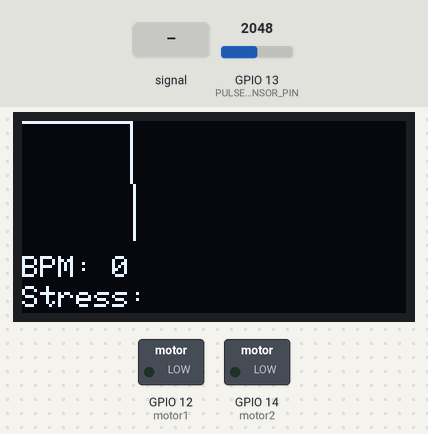
This sketch was run on a simulated ESP32. Parts: 128×64 one-colour display, switched loads named in the sketch (green lamp = pin HIGH). The inputs (shaded band) are chosen by the test bench; at power-on: GPIO 13 (PULSE_SENSOR_PIN) = 2048. Nothing arrives over Bluetooth unless stated; what the sketch prints to the serial monitor is not drawn.

Above: at 1.2 s.
1.3 s: GPIO 13 (PULSE_SENSOR_PIN) fed a 200 Hz sine of ±327 counts around its level
At 1.75 s:
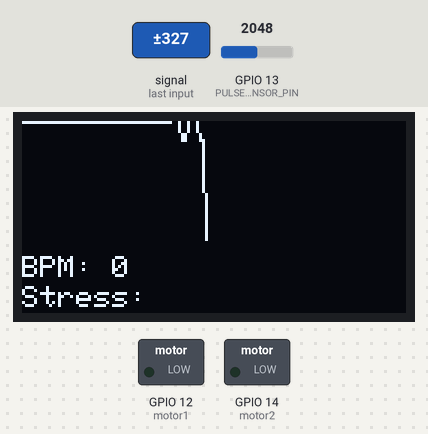
3.1 s: GPIO 13 (PULSE_SENSOR_PIN) set to 2866
At 3.3 s:
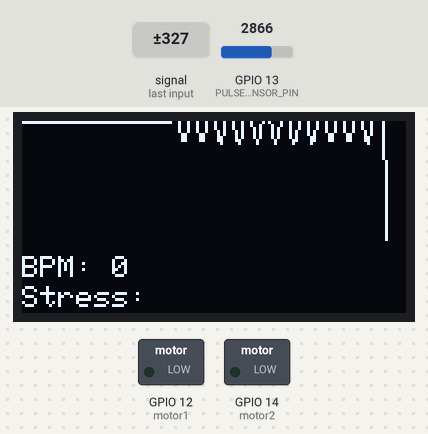
4.6 s: GPIO 13 (PULSE_SENSOR_PIN) fed a 1000 Hz sine of ±1023 counts around its level
At 5.27 s:
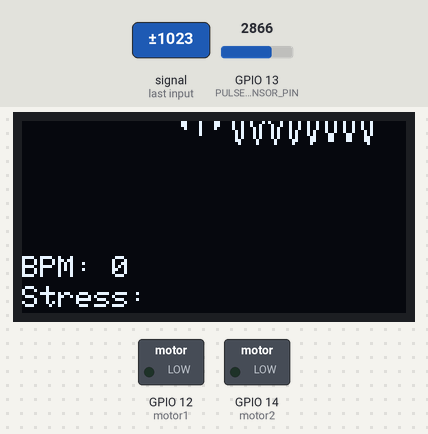
6.2 s: GPIO 13 (PULSE_SENSOR_PIN) set to 2047
At 6.56 s:
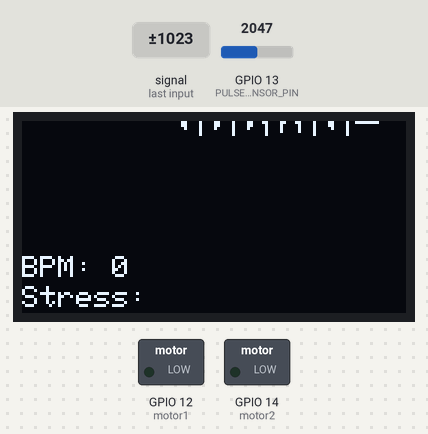
7.9 s: GPIO 13 (PULSE_SENSOR_PIN) fed a 2 Hz sine of ±1228 counts around its level
At 10.3 s:
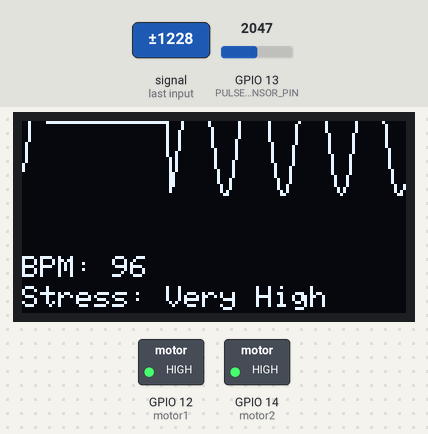
10.9 s: GPIO 13 (PULSE_SENSOR_PIN) set to 1228
At 20.7 s:
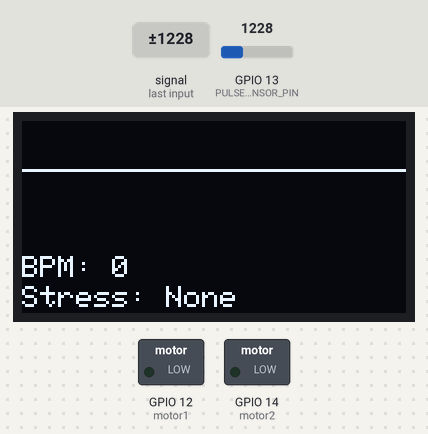
Timing chart, 0 to 21.5 s (numbered marks = the images above; inputs shaded):
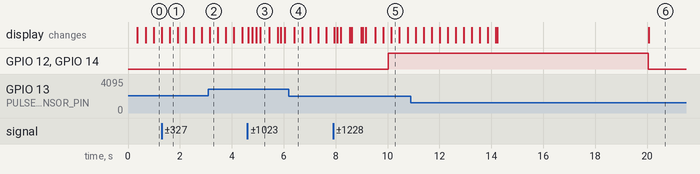

The sketch:

Prototype_Arduino.ino
```cpp
#include <Wire.h>              // Library for I2C communication
#include <Adafruit_GFX.h>      // Graphics library for OLED
#include <Adafruit_SSD1306.h>  // OLED display library
#include <math.h>              // Math library for calculations
#include <BluetoothSerial.h>   // Bluetooth serial library for ESP32
#include <esp_bt_device.h>     // ESP32 Bluetooth device library

BluetoothSerial SerialBT;  // Instantiate BluetoothSerial object

#define SCREEN_WIDTH 128  // OLED display width in pixels
#define SCREEN_HEIGHT 64  // OLED display height in pixels

#define OLED_RESET -1  // OLED reset pin (-1 if not used)
Adafruit_SSD1306 display(SCREEN_WIDTH, SCREEN_HEIGHT, &Wire, OLED_RESET);

#define UpperThreshold 560   // Upper threshold for pulse detection
#define LowerThreshold 530   // Lower threshold for pulse detection
#define PULSE_SENSOR_PIN 13  // Pin for pulse sensor

#define ECG_SAMPLE_SIZE 128  // Number of samples for ECG waveform
#define ECG_AMPLITUDE 20     // Amplitude for ECG waveform

#define motor1 12  // Vibration motor #1 pin
#define motor2 14  // Vibration motor #2 pin

unsigned long lastBeatTime = 0;       // Time of last heartbeat detected
unsigned long intervalStartTime = 0;  // Start time of the interval
int bpm = 0;                          // Beats per minute
int ecgWaveform[ECG_SAMPLE_SIZE];     // Array to store ECG waveform data
int ecgIndex = 0;                     // Index for ECG waveform array
int pulseCount = 0;                   // Pulse count in current interval
int interval = 10000;                 // Interval time in milliseconds (10 sec)
float decayRate = 0.9;                // Decay rate for BPM if no pulse detected

float sdnn = 0.0;         // Standard deviation of NN intervals
float rmssd = 0.0;        // Root mean square of successive differences
String stressLevel = "";  // Stress level

unsigned long nnIntervals[ECG_SAMPLE_SIZE];  // Array to store NN intervals
int nnIndex = 0;                             // Index for NN intervals array

unsigned long lastTransmissionTime = 0;           // Last Bluetooth transmission time
const unsigned long transmissionInterval = 5000;  // Interval for Bluetooth transmission

void setup() {
  Serial.begin(115200);  // Start serial communication

  // Initialize Bluetooth with the device name "ESP32_BPM"
  SerialBT.begin("ESP32_BPM");

  // Initialize OLED display
  if (!display.begin(SSD1306_SWITCHCAPVCC, 0x3C)) {
    Serial.println(F("SSD1306 allocation failed"));
    for (;;)
      ;  // Loop forever if OLED initialization fails
  }
  display.clearDisplay();
  display.setTextSize(1);
  display.setTextColor(SSD1306_WHITE);

  pinMode(motor1, OUTPUT);  // Set motor1 pin as output
  pinMode(motor2, OUTPUT);  // Set motor2 pin as output
}

void loop() {
  unsigned long currentMillis = millis();  // Current time in milliseconds

  int pulseValue = analogRead(PULSE_SENSOR_PIN);  // Read pulse sensor value
  Serial.println(pulseValue);                     // Print pulse value for debugging

  // Update ECG waveform array with new sample
  ecgWaveform[ecgIndex] = map(pulseValue, 0, 1023, 0, ECG_AMPLITUDE);
  ecgIndex = (ecgIndex + 1) % ECG_SAMPLE_SIZE;  // Loop back to start of array

  // Detect pulse
  if (pulseValue > UpperThreshold && (currentMillis - lastBeatTime) > 600) {
    unsigned long nnInterval = currentMillis - lastBeatTime;
    lastBeatTime = currentMillis;

    nnIntervals[nnIndex] = nnInterval;          // Store NN interval
    nnIndex = (nnIndex + 1) % ECG_SAMPLE_SIZE;  // Loop back to start of array
    pulseCount++;
  }

  // Check if the interval has passed
  if (currentMillis - intervalStartTime >= interval) {
    intervalStartTime = currentMillis;  // Reset interval start time
    if (pulseCount > 0) {
      bpm = (pulseCount * 60) / (interval / 1000);  // Calculate BPM
    } else {
      bpm *= decayRate;      // Decay BPM if no pulse detected
      if (bpm < 1) bpm = 0;  // Ensure BPM doesn't go below 0
    }

    computeHRV();                                  // Compute HRV metrics
    Serial.println("SDNN: " + String(sdnn));    // Print SDNN with 3 decimal places
    Serial.println("RMSSD: " + String(rmssd));  // Print RMSSD with 3 decimal places

    // Determine stress level based on HRV metrics
    if (bpm > 0) {
      if (bpm > 90 && sdnn < 50 && rmssd < 30) {
        stressLevel = "Very High";
      } else if (bpm > 80 && sdnn >= 50 && sdnn <= 100 && rmssd >= 30 && rmssd <= 70) {
        stressLevel = "High";
      } else if (bpm > 70 && sdnn > 100 && rmssd > 70) {
        stressLevel = "Moderate";
      } else {
        stressLevel = "Low";
      }
    } else {
      stressLevel = "None";
    }

    // Check for flatline or minimal spikes in ECG waveform
    bool minimalVariation = true;
    for (int i = 1; i < ECG_SAMPLE_SIZE; i++) {
      if (abs(ecgWaveform[i] - ecgWaveform[i - 1]) > 1) {  // Allow minimal variation
        minimalVariation = false;
        break;
      }
    }
    if (minimalVariation) {
      bpm = 0;
      stressLevel = "None";
    }

    pulseCount = 0;  // Reset pulse count for the next interval
  }

  // Control vibration motors based on stress level
  controlVibeMotors(stressLevel);

  // Display ECG waveform and BPM on OLED
  updateDisplay();

  // Check if it's time to send data over Bluetooth
  if (currentMillis - lastTransmissionTime >= transmissionInterval) {
    lastTransmissionTime = currentMillis;  // Update last transmission time
    sendBluetoothData();                   // Send data over Bluetooth
  }
}

void computeHRV() {
  if (nnIndex < 2) {  // If not enough NN intervals
    sdnn = 0;
    rmssd = 0;
    return;
  }

  float sumNN = 0.0;
  float sumSquareDiff = 0.0;

  // Calculate mean of NN intervals
  for (int i = 0; i < nnIndex; i++) {
    sumNN += nnIntervals[i];
  }

  float meanNN = sumNN / nnIndex;

  // Calculate SDNN
  for (int i = 0; i < nnIndex; i++) {
    sumSquareDiff += pow(nnIntervals[i] - meanNN, 2);
  }

  sdnn = sqrt(sumSquareDiff / (nnIndex - 1));  // Standard deviation (corrected for population)

  // Calculate RMSSD
  float sumSquareDiffSuccessive = 0.0;
  for (int i = 1; i < nnIndex; i++) {
    sumSquareDiffSuccessive += pow(nnIntervals[i] - nnIntervals[i - 1], 2);
  }

  // Truncate RMSSD to three digits
  rmssd = int(sqrt(sumSquareDiffSuccessive / (nnIndex - 1))) % 1000;
}


void controlVibeMotors(String stressLevel) {
  if (stressLevel == "Very High") {
    digitalWrite(motor1, HIGH);  // Turn on both motors for very high stress
    digitalWrite(motor2, HIGH);
  } else if (stressLevel == "High") {
    digitalWrite(motor1, HIGH);  // Turn on only motor1 for high stress
    digitalWrite(motor2, LOW);
  } else {
    digitalWrite(motor1, LOW);  // Turn off both motors for moderate or low stress
    digitalWrite(motor2, LOW);
  }
}

void updateDisplay() {
  display.clearDisplay();  // Clear the OLED display

  // Display ECG waveform
  for (int i = 1; i < ECG_SAMPLE_SIZE; i++) {
    display.drawLine(i - 1, 40 - ecgWaveform[i - 1], i, 40 - ecgWaveform[i], SSD1306_WHITE);
  }

  display.drawLine(0, 40, 127, 40, SSD1306_BLACK);  // Draw divider line

  display.setTextSize(1);
  display.setCursor(0, 45);
  display.print("BPM: ");  // Display BPM
  display.println(bpm);

  display.setCursor(0, 55);
  display.print("Stress: ");  // Display stress level
  display.println(stressLevel);

  display.display();  // Update the display
}

void sendBluetoothData() {
  String data = String(bpm) + "," + stressLevel;  // Format data as CSV
  SerialBT.println(data);                         // Send data over Bluetooth
}
```

Measured:
- after the input at 7.9 s, GPIO 12 (motor1), GPIO 14 (motor2): LOW → HIGH after 2.1 s
- after the input at 10.9 s, GPIO 12 (motor1), GPIO 14 (motor2): HIGH → LOW after 9.1 s
